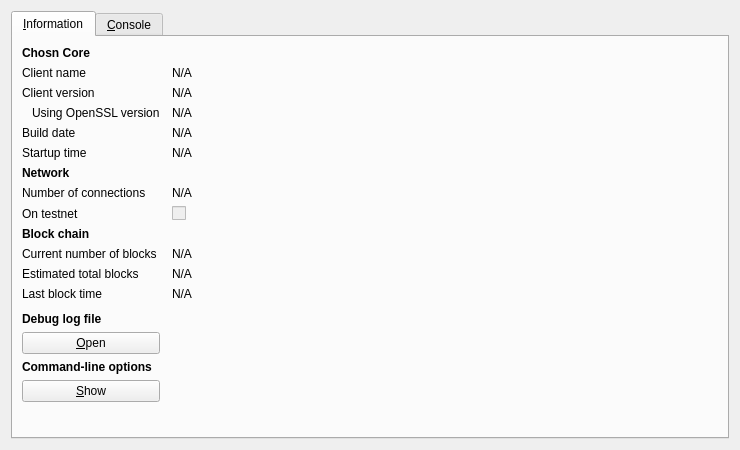
<?xml version="1.0" encoding="UTF-8"?>
<ui version="4.0">
 <class>RPCConsole</class>
 <widget class="QDialog" name="RPCConsole">
  <property name="geometry">
   <rect>
    <x>0</x>
    <y>0</y>
    <width>740</width>
    <height>450</height>
   </rect>
  </property>
  <property name="windowTitle">
   <string>Chosn - Debug window</string>
  </property>
  <layout class="QVBoxLayout" name="verticalLayout_2">
   <item>
    <widget class="QTabWidget" name="tabWidget">
     <property name="currentIndex">
      <number>0</number>
     </property>
     <widget class="QWidget" name="tab_info">
      <attribute name="title">
       <string>&amp;Information</string>
      </attribute>
      <layout class="QGridLayout" name="gridLayout" columnstretch="0,1">
       <property name="horizontalSpacing">
        <number>12</number>
       </property>
       <item row="0" column="0">
        <widget class="QLabel" name="label_9">
         <property name="font">
          <font>
           <weight>75</weight>
           <bold>true</bold>
          </font>
         </property>
         <property name="text">
          <string>Chosn Core</string>
         </property>
        </widget>
       </item>
       <item row="1" column="0">
        <widget class="QLabel" name="label_5">
         <property name="text">
          <string>Client name</string>
         </property>
        </widget>
       </item>
       <item row="1" column="1">
        <widget class="QLabel" name="clientName">
         <property name="cursor">
          <cursorShape>IBeamCursor</cursorShape>
         </property>
         <property name="text">
          <string>N/A</string>
         </property>
         <property name="textFormat">
          <enum>Qt::PlainText</enum>
         </property>
         <property name="textInteractionFlags">
          <set>Qt::LinksAccessibleByMouse|Qt::TextSelectableByKeyboard|Qt::TextSelectableByMouse</set>
         </property>
        </widget>
       </item>
       <item row="2" column="0">
        <widget class="QLabel" name="label_6">
         <property name="text">
          <string>Client version</string>
         </property>
        </widget>
       </item>
       <item row="2" column="1">
        <widget class="QLabel" name="clientVersion">
         <property name="cursor">
          <cursorShape>IBeamCursor</cursorShape>
         </property>
         <property name="text">
          <string>N/A</string>
         </property>
         <property name="textFormat">
          <enum>Qt::PlainText</enum>
         </property>
         <property name="textInteractionFlags">
          <set>Qt::LinksAccessibleByMouse|Qt::TextSelectableByKeyboard|Qt::TextSelectableByMouse</set>
         </property>
        </widget>
       </item>
       <item row="3" column="0">
        <widget class="QLabel" name="label_14">
         <property name="text">
          <string>Using OpenSSL version</string>
         </property>
         <property name="indent">
          <number>10</number>
         </property>
        </widget>
       </item>
       <item row="3" column="1">
        <widget class="QLabel" name="openSSLVersion">
         <property name="cursor">
          <cursorShape>IBeamCursor</cursorShape>
         </property>
         <property name="text">
          <string>N/A</string>
         </property>
         <property name="textFormat">
          <enum>Qt::PlainText</enum>
         </property>
         <property name="textInteractionFlags">
          <set>Qt::LinksAccessibleByMouse|Qt::TextSelectableByKeyboard|Qt::TextSelectableByMouse</set>
         </property>
        </widget>
       </item>
       <item row="4" column="0">
        <widget class="QLabel" name="label_12">
         <property name="text">
          <string>Build date</string>
         </property>
        </widget>
       </item>
       <item row="4" column="1">
        <widget class="QLabel" name="buildDate">
         <property name="cursor">
          <cursorShape>IBeamCursor</cursorShape>
         </property>
         <property name="text">
          <string>N/A</string>
         </property>
         <property name="textFormat">
          <enum>Qt::PlainText</enum>
         </property>
         <property name="textInteractionFlags">
          <set>Qt::LinksAccessibleByMouse|Qt::TextSelectableByKeyboard|Qt::TextSelectableByMouse</set>
         </property>
        </widget>
       </item>
       <item row="5" column="0">
        <widget class="QLabel" name="label_13">
         <property name="text">
          <string>Startup time</string>
         </property>
        </widget>
       </item>
       <item row="5" column="1">
        <widget class="QLabel" name="startupTime">
         <property name="cursor">
          <cursorShape>IBeamCursor</cursorShape>
         </property>
         <property name="text">
          <string>N/A</string>
         </property>
         <property name="textFormat">
          <enum>Qt::PlainText</enum>
         </property>
         <property name="textInteractionFlags">
          <set>Qt::LinksAccessibleByMouse|Qt::TextSelectableByKeyboard|Qt::TextSelectableByMouse</set>
         </property>
        </widget>
       </item>
       <item row="6" column="0">
        <widget class="QLabel" name="label_11">
         <property name="font">
          <font>
           <weight>75</weight>
           <bold>true</bold>
          </font>
         </property>
         <property name="text">
          <string>Network</string>
         </property>
        </widget>
       </item>
       <item row="7" column="0">
        <widget class="QLabel" name="label_7">
         <property name="text">
          <string>Number of connections</string>
         </property>
        </widget>
       </item>
       <item row="7" column="1">
        <widget class="QLabel" name="numberOfConnections">
         <property name="cursor">
          <cursorShape>IBeamCursor</cursorShape>
         </property>
         <property name="text">
          <string>N/A</string>
         </property>
         <property name="textFormat">
          <enum>Qt::PlainText</enum>
         </property>
         <property name="textInteractionFlags">
          <set>Qt::LinksAccessibleByMouse|Qt::TextSelectableByKeyboard|Qt::TextSelectableByMouse</set>
         </property>
        </widget>
       </item>
       <item row="8" column="0">
        <widget class="QLabel" name="label_8">
         <property name="text">
          <string>On testnet</string>
         </property>
        </widget>
       </item>
       <item row="8" column="1">
        <widget class="QCheckBox" name="isTestNet">
         <property name="enabled">
          <bool>false</bool>
         </property>
         <property name="text">
          <string/>
         </property>
        </widget>
       </item>
       <item row="9" column="0">
        <widget class="QLabel" name="label_10">
         <property name="font">
          <font>
           <weight>75</weight>
           <bold>true</bold>
          </font>
         </property>
         <property name="text">
          <string>Block chain</string>
         </property>
        </widget>
       </item>
       <item row="10" column="0">
        <widget class="QLabel" name="label_3">
         <property name="text">
          <string>Current number of blocks</string>
         </property>
        </widget>
       </item>
       <item row="10" column="1">
        <widget class="QLabel" name="numberOfBlocks">
         <property name="cursor">
          <cursorShape>IBeamCursor</cursorShape>
         </property>
         <property name="text">
          <string>N/A</string>
         </property>
         <property name="textFormat">
          <enum>Qt::PlainText</enum>
         </property>
         <property name="textInteractionFlags">
          <set>Qt::LinksAccessibleByMouse|Qt::TextSelectableByKeyboard|Qt::TextSelectableByMouse</set>
         </property>
        </widget>
       </item>
       <item row="11" column="0">
        <widget class="QLabel" name="label_4">
         <property name="text">
          <string>Estimated total blocks</string>
         </property>
        </widget>
       </item>
       <item row="11" column="1">
        <widget class="QLabel" name="totalBlocks">
         <property name="cursor">
          <cursorShape>IBeamCursor</cursorShape>
         </property>
         <property name="text">
          <string>N/A</string>
         </property>
         <property name="textFormat">
          <enum>Qt::PlainText</enum>
         </property>
         <property name="textInteractionFlags">
          <set>Qt::LinksAccessibleByMouse|Qt::TextSelectableByKeyboard|Qt::TextSelectableByMouse</set>
         </property>
        </widget>
       </item>
       <item row="12" column="0">
        <widget class="QLabel" name="label_2">
         <property name="text">
          <string>Last block time</string>
         </property>
        </widget>
       </item>
       <item row="12" column="1">
        <widget class="QLabel" name="lastBlockTime">
         <property name="cursor">
          <cursorShape>IBeamCursor</cursorShape>
         </property>
         <property name="text">
          <string>N/A</string>
         </property>
         <property name="textFormat">
          <enum>Qt::PlainText</enum>
         </property>
         <property name="textInteractionFlags">
          <set>Qt::LinksAccessibleByMouse|Qt::TextSelectableByKeyboard|Qt::TextSelectableByMouse</set>
         </property>
        </widget>
       </item>
       <item row="13" column="0">
        <spacer name="verticalSpacer_2">
         <property name="orientation">
          <enum>Qt::Vertical</enum>
         </property>
         <property name="sizeHint" stdset="0">
          <size>
           <width>20</width>
           <height>20</height>
          </size>
         </property>
        </spacer>
       </item>
       <item row="14" column="0">
        <widget class="QLabel" name="labelDebugLogfile">
         <property name="font">
          <font>
           <weight>75</weight>
           <bold>true</bold>
          </font>
         </property>
         <property name="text">
          <string>Debug log file</string>
         </property>
        </widget>
       </item>
       <item row="15" column="0">
        <widget class="QPushButton" name="openDebugLogfileButton">
         <property name="toolTip">
          <string>Open the Chosn debug log file from the current data directory. This can take a few seconds for large log files.</string>
         </property>
         <property name="text">
          <string>&amp;Open</string>
         </property>
         <property name="autoDefault">
          <bool>false</bool>
         </property>
        </widget>
       </item>
       <item row="16" column="0">
        <widget class="QLabel" name="labelCLOptions">
         <property name="font">
          <font>
           <weight>75</weight>
           <bold>true</bold>
          </font>
         </property>
         <property name="text">
          <string>Command-line options</string>
         </property>
        </widget>
       </item>
       <item row="17" column="0">
        <widget class="QPushButton" name="showCLOptionsButton">
         <property name="toolTip">
          <string>Show the Chosn-Qt help message to get a list with possible Chosn command-line options.</string>
         </property>
         <property name="text">
          <string>&amp;Show</string>
         </property>
         <property name="autoDefault">
          <bool>false</bool>
         </property>
        </widget>
       </item>
       <item row="18" column="0">
        <spacer name="verticalSpacer">
         <property name="orientation">
          <enum>Qt::Vertical</enum>
         </property>
         <property name="sizeHint" stdset="0">
          <size>
           <width>20</width>
           <height>40</height>
          </size>
         </property>
        </spacer>
       </item>
      </layout>
     </widget>
     <widget class="QWidget" name="tab_console">
      <attribute name="title">
       <string>&amp;Console</string>
      </attribute>
      <layout class="QVBoxLayout" name="verticalLayout_3">
       <property name="spacing">
        <number>3</number>
       </property>
       <item>
        <widget class="QTextEdit" name="messagesWidget">
         <property name="minimumSize">
          <size>
           <width>0</width>
           <height>100</height>
          </size>
         </property>
         <property name="readOnly">
          <bool>true</bool>
         </property>
         <property name="tabKeyNavigation" stdset="0">
          <bool>false</bool>
         </property>
         <property name="columnCount" stdset="0">
          <number>2</number>
         </property>
        </widget>
       </item>
       <item>
        <layout class="QHBoxLayout" name="horizontalLayout">
         <property name="spacing">
          <number>3</number>
         </property>
         <item>
          <widget class="QLabel" name="label">
           <property name="text">
            <string notr="true">&gt;</string>
           </property>
          </widget>
         </item>
         <item>
          <widget class="QLineEdit" name="lineEdit"/>
         </item>
         <item>
          <widget class="QPushButton" name="clearButton">
           <property name="maximumSize">
            <size>
             <width>24</width>
             <height>24</height>
            </size>
           </property>
           <property name="toolTip">
            <string>Clear console</string>
           </property>
           <property name="text">
            <string/>
           </property>
           <property name="icon">
            <iconset resource="../bitcoin.qrc">
             <normaloff>:/icons/remove</normaloff>:/icons/remove</iconset>
           </property>
           <property name="shortcut">
            <string notr="true">Ctrl+L</string>
           </property>
           <property name="autoDefault">
            <bool>false</bool>
           </property>
          </widget>
         </item>
        </layout>
       </item>
      </layout>
     </widget>
    </widget>
   </item>
  </layout>
 </widget>
 <resources>
  <include location="../bitcoin.qrc"/>
 </resources>
 <connections/>
</ui>
